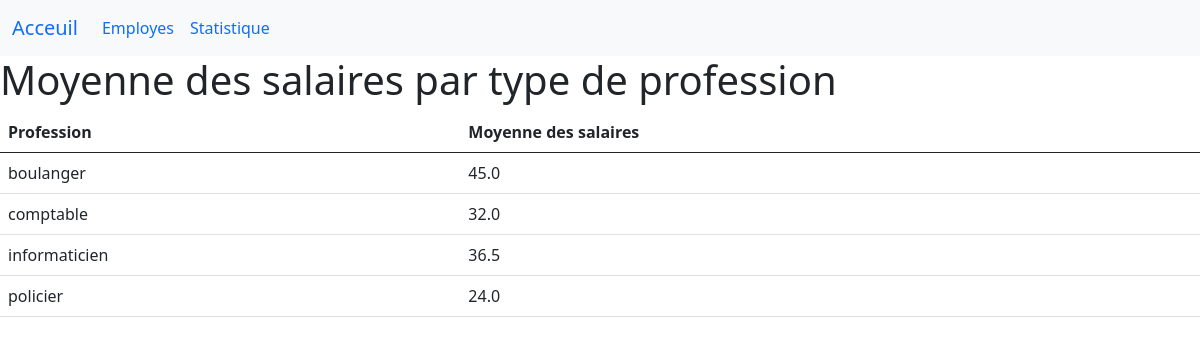
The app's page /statistique with its own data.
### api/models.py (models this page shows, shortened)
class Profession(models.Model):
    libelle = models.CharField(max_length=20, blank=True, null=True)
    created = models.DateField(blank=True, null=True, auto_created=True, auto_now_add=True)
    modified = models.DateField(blank=True, null=True, auto_created=True, auto_now_add=True)

### api/views.py (the view)
# urls.py: path('statistique', views.statistique, name='statistique'),
def statistique(request):
    moyenne_salaires_par_type_profession = Employee.objects.values('profession__libelle').annotate(moyenne_salaire=Avg('sal_employee'))
    return render(request, 'api/statistique.html', {"moyenne_salaires_par_type_profession": moyenne_salaires_par_type_profession})

### api/templates/api/statistique.html
{% extends "api/home.html" %}
{% block content %}
<h1>Moyenne des salaires par type de profession </h1>
    <table class="table">
        <thead>
            <tr>
                <th>Profession</th>
                <th>Moyenne des salaires</th>
            </tr>
        </thead>
        <tbody>
            {% for item in moyenne_salaires_par_type_profession %}
            <tr>
                <td>{{ item.profession__libelle }}</td>
                <td>{{ item.moyenne_salaire }}</td>
            </tr>
            {% endfor %}
        </tbody>
    </table>
{% endblock content %}

### records on screen
Profession: profession__libelle "boulanger", moyenne_salaire "45.0"
Profession: profession__libelle "comptable", moyenne_salaire "32.0"
Profession: profession__libelle "informaticien", moyenne_salaire "36.5"
Profession: profession__libelle "policier", moyenne_salaire "24.0"
